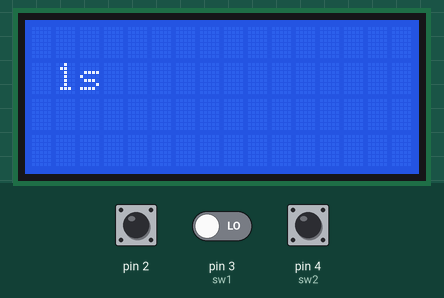
Bench run of a sketch on a simulated Arduino Uno, built with avr-gcc and run on an emulated ATmega328P. On the bench: 16×4 character LCD. Inputs (shaded band) come from the test bench; at power-on: pin 2 LOW, pin 3 (sw1) LOW, pin 4 (sw2) LOW. The board resets itself during the run and starts again; EEPROM starts erased; what the sketch prints to the serial monitor is not drawn.

Above: at 1.6 s.
1.7 s: pin 2 pulsed HIGH 2 times (0.12 s each, 0.3 s apart)
3.8 s: pin 2 driven HIGH and pin 3 (sw1) driven HIGH
At 5.5 s:
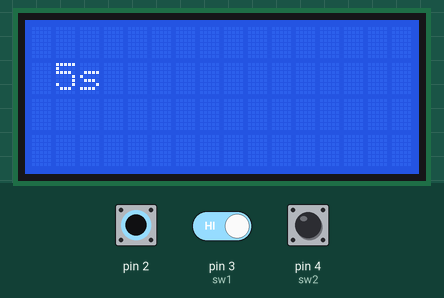
At 8.2 s:
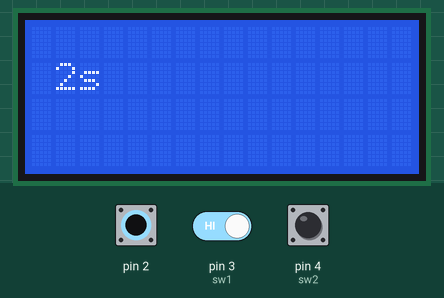
Timing chart, 0 to 9.7 s (numbered marks = the images above; inputs shaded):
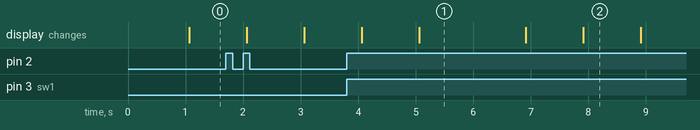

Measured:
- what the display in image 1 shows lasts 1.8 s, from 5.1 s to 6.9 s

The sketch:

suple.ino
```cpp
#include <EEPROM.h>
#include <MsTimer2.h>

/*
 * Examen supletorio
 * Nombre: Chandi Bryan
 */

#include <LiquidCrystal.h>
LiquidCrystal lcd(13, 12, 11, 10, 9, 8);
#include<avr/wdt.h>
int sw1=3;
int sw2=4;
int valor=0;
int s=0;
int pg=EEPROM.read(0);
void setup() {
Serial.begin(9600);
Serial.println("REINICIO CONDICIONADO");
pinMode(sw1,INPUT);
pinMode(sw2,INPUT);
lcd.begin(16,4);
attachInterrupt(0,definicion,RISING);
MsTimer2::set(1000,reloj);
MsTimer2::start();
}

void loop() {
}
void definicion(){
  int a=digitalRead(sw1);
  int b=digitalRead(sw2);
valor=1-valor;
if(valor==1){
//   Serial.println("ACTIVAR REINICIO");
  if(a==LOW && b==LOW){
    EEPROM.write(0,0);
    wdt_disable();
    }
  if(a==HIGH && b==LOW){
    Serial.println("Reinicio cada 2 segundos");
    delay(100);
    Serial.println("RESET");
    EEPROM.write(0,2);
     wdt_enable(WDTO_2S);
    }
  if(a==LOW && b==HIGH){
    Serial.println("Reinicio cada 4 segundos");
    delay(100);
    Serial.println("RESET");
    EEPROM.write(0,4);
     wdt_enable(WDTO_4S);
    }
  if(a==HIGH && b==HIGH){
    Serial.println("Reinicio cada 8 segundos");
    delay(100);
    Serial.println("RESET");
    EEPROM.write(0,8);
     wdt_enable(WDTO_8S);
    }
  }else{
    Serial.println("DESACTIVAR REINICIO");
    wdt_disable();
    EEPROM.write(0,1);
    }
  }
  void reloj(){
    s++;
    lcd.setCursor(1,1);
    lcd.print(s);
    lcd.setCursor(2,1);
    lcd.print("s");
    }
```
